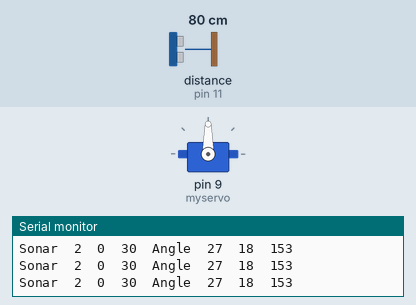
Simulated run of this sketch. Board: Arduino Uno, built with avr-gcc and run on an emulated ATmega328P. Shown: servo, the last lines printed to the serial monitor. The inputs (shaded band) are chosen by the test bench; at power-on: distance to the obstacle (sensor on pin 11) 80 cm. The echo pulse lasts 58.3 µs per cm.

Above: at 2.2 s.
2.3 s: distance to the obstacle (sensor on pin 11) set to 32 cm
5.3 s: distance to the obstacle (sensor on pin 11) set to 28 cm
At 6.1 s:
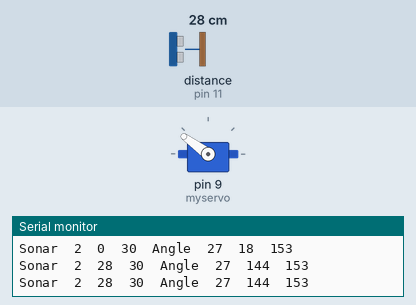
7.0 s: distance to the obstacle (sensor on pin 11) set to 2 cm
At 7.7 s:
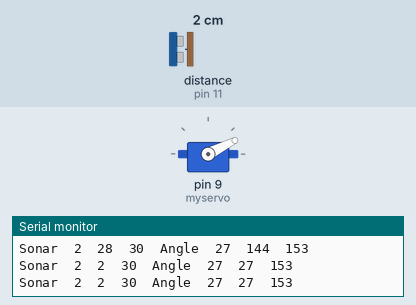
8.6 s: distance to the obstacle (sensor on pin 11) set to 9 cm
At 9.2 s:
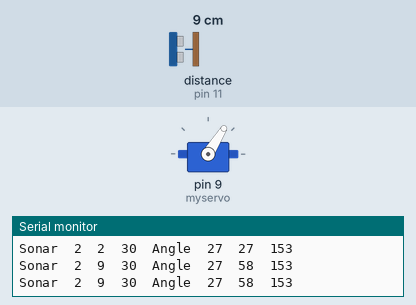
Timing chart, 0 to 11.1 s (numbered marks = the images above; inputs shaded):
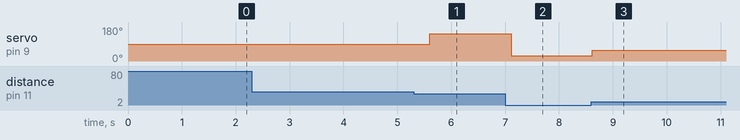

The sketch:

SonarServoAngle.ino
```cpp
#include <NewPing.h>
#include <Servo.h>
#define TRIGGER_PIN  12
#define ECHO_PIN     11

const byte MAX_DISTANCE=30;
const byte INDENT=2;
const double SERVO_DISTANCE=7;

byte  min_angle,
      max_angle;

NewPing sonar(TRIGGER_PIN, ECHO_PIN, MAX_DISTANCE);
Servo myservo;
void setup() {
  Serial.begin(9600);
   myservo.attach(9);  // attaches the servo on pin 9 to the servo object
   calcAngles();
   myservo.write(90);
   delay(1050);
}

void loop() {
  delay(300);
  int sonarval = sonar.ping_cm();
  int val = map(sonarval, INDENT, MAX_DISTANCE, min_angle, max_angle);

  Serial.print("Sonar");Serial.print("\t");
  Serial.print(INDENT);Serial.print("\t");
  Serial.print(sonarval);Serial.print("\t");
  Serial.print(MAX_DISTANCE); Serial.print("\t");

  Serial.print("Angle");Serial.print("\t");
  Serial.print(min_angle);Serial.print("\t");
  Serial.print(val);Serial.print("\t");
  Serial.println(max_angle);
  if(sonarval > 0){
    myservo.write(val);
  }
}
void calcAngles(){
    double rad = atan((MAX_DISTANCE-INDENT)/2.0/SERVO_DISTANCE);
    byte deg = round(rad * 57296 / 1000);
    //Serial.print(deg);
    min_angle = 90-deg;
    max_angle = 90+deg;
}
```

Measured:
- the behaviour switches between 31 and 30 cm on distance to the obstacle (sensor on pin 11) (found by bisection; images 0 and 1)
- after the input at 5.3 s, servo on pin 9 (myservo): 90° → 144° after 0.30 s
- after the input at 7.0 s, servo on pin 9 (myservo): 144° → 27° after 0.11 s
- after the input at 8.6 s, servo on pin 9 (myservo): 27° → 58° at once
